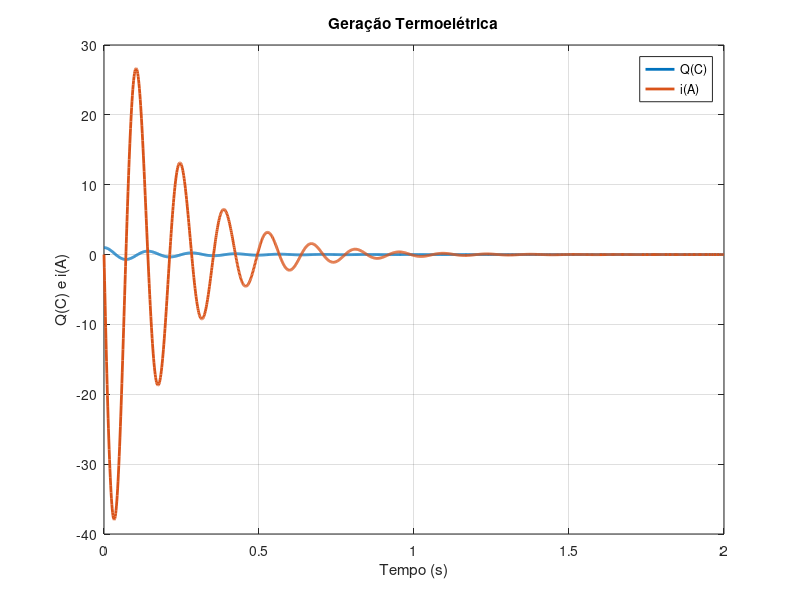
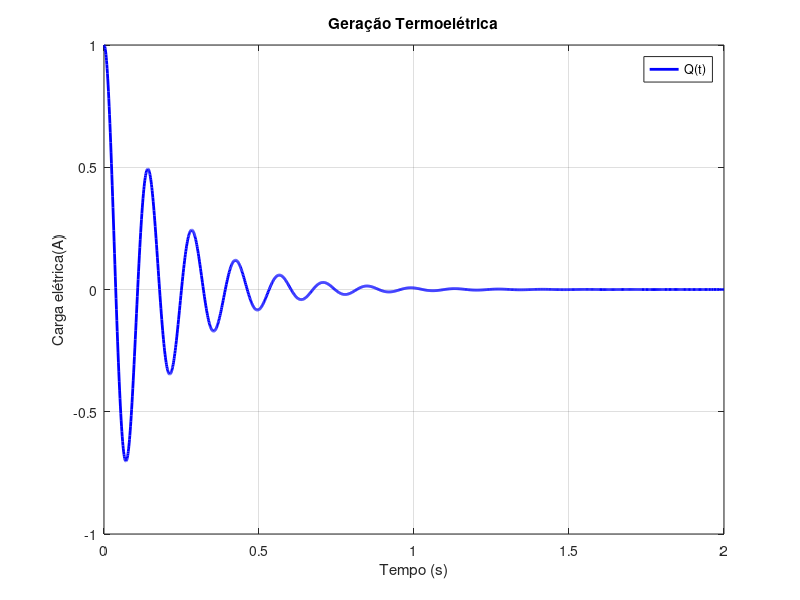
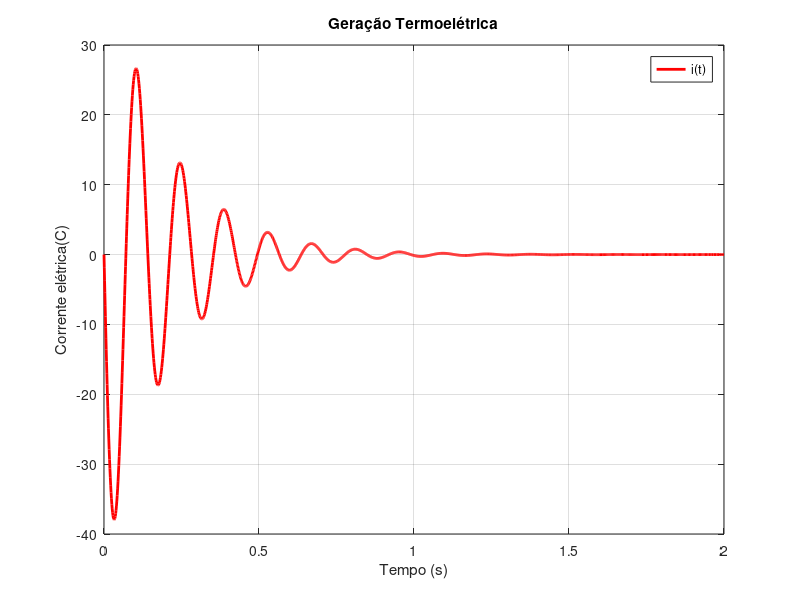

Write the MATLAB code that produced these figures, in order.
% A UTILIZAÇÃO DO GÁS NATURAL COMO TRANSIÇÃO ESTÁVEL DA MATRIZ ENERGÉTICA 
disp('====> IFPA Campus Ananindeua -> Grupo de Pesquisa GM²SC <===')
disp(' =======> Energia Elétrica via Gás Natural   <=======')
disp(' --> Simulações Computacionais de Equações Diferenciais  <--')
vetor_t = [0 2];
i0 = [1;0];
E = 40; L = 20; C = 0.01; Q = 4; R=200;
func = @(t,i) [i(2)                   ;
       -(R.*i(2)/L + i(1)./C.*L)];
options = odeset('Abstol', 1e-6,'Reltol',1e-6);
[t,i] = ode45(func,vetor_t,i0, options);
%% ------------------------------------
figure (1)
plot(t,i,'LineWidth',2)
xlabel('Tempo (s)')
ylabel('Q(C) e i(A)')
legend('Q(C)','i(A)')
title('Geração Termoelétrica')
grid on
%% ------------------------------------
figure (2)
plot(t,i(:,1),'b','LineWidth',2)
xlabel('Tempo (s)')
ylabel('Carga elétrica(A)')
legend('Q(t)')
title('Geração Termoelétrica')
grid on
%% ------------------------------------
figure (3)
plot(t,i(:,2),'r','LineWidth',2)
xlabel('Tempo (s)')
ylabel('Corrente elétrica(C)')
legend('i(t)')
title('Geração Termoelétrica')
grid on
disp('----- Fim da Simulação 2 -----')

